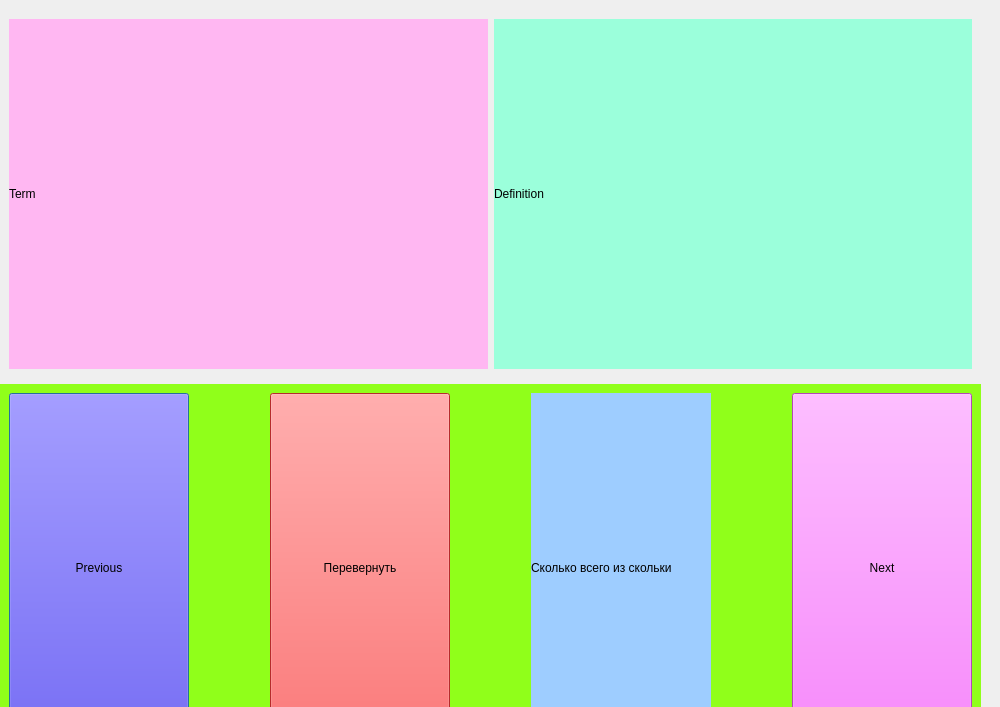
<?xml version="1.0" encoding="UTF-8"?>
<ui version="4.0">
 <class>Dialog</class>
 <widget class="QDialog" name="Dialog">
  <property name="geometry">
   <rect>
    <x>0</x>
    <y>0</y>
    <width>1000</width>
    <height>707</height>
   </rect>
  </property>
  <property name="sizePolicy">
   <sizepolicy hsizetype="Expanding" vsizetype="Expanding">
    <horstretch>0</horstretch>
    <verstretch>0</verstretch>
   </sizepolicy>
  </property>
  <property name="windowTitle">
   <string>Dialog</string>
  </property>
  <widget class="QWidget" name="widget_6" native="true">
   <property name="geometry">
    <rect>
     <x>0</x>
     <y>10</y>
     <width>981</width>
     <height>741</height>
    </rect>
   </property>
   <property name="sizePolicy">
    <sizepolicy hsizetype="Expanding" vsizetype="Expanding">
     <horstretch>0</horstretch>
     <verstretch>0</verstretch>
    </sizepolicy>
   </property>
   <property name="styleSheet">
    <string notr="true">background-color: rgb(0, 0, 0,0);</string>
   </property>
   <layout class="QGridLayout" name="gridLayout_16">
    <item row="2" column="0">
     <widget class="QFrame" name="frame">
      <property name="styleSheet">
       <string notr="true">background-color: rgb(144, 255, 26);</string>
      </property>
      <layout class="QHBoxLayout" name="horizontalLayout_10">
       <property name="spacing">
        <number>81</number>
       </property>
       <item>
        <widget class="QPushButton" name="Previous">
         <property name="sizePolicy">
          <sizepolicy hsizetype="Expanding" vsizetype="Expanding">
           <horstretch>0</horstretch>
           <verstretch>0</verstretch>
          </sizepolicy>
         </property>
         <property name="styleSheet">
          <string notr="true">background-color: rgb(50, 14, 255);</string>
         </property>
         <property name="text">
          <string>Previous</string>
         </property>
        </widget>
       </item>
       <item>
        <widget class="QPushButton" name="Turn">
         <property name="sizePolicy">
          <sizepolicy hsizetype="Expanding" vsizetype="Expanding">
           <horstretch>0</horstretch>
           <verstretch>0</verstretch>
          </sizepolicy>
         </property>
         <property name="minimumSize">
          <size>
           <width>0</width>
           <height>140</height>
          </size>
         </property>
         <property name="styleSheet">
          <string notr="true">background-color: rgb(255, 61, 61);</string>
         </property>
         <property name="text">
          <string>Перевернуть</string>
         </property>
        </widget>
       </item>
       <item>
        <widget class="QLabel" name="Count">
         <property name="sizePolicy">
          <sizepolicy hsizetype="Expanding" vsizetype="Expanding">
           <horstretch>0</horstretch>
           <verstretch>0</verstretch>
          </sizepolicy>
         </property>
         <property name="minimumSize">
          <size>
           <width>0</width>
           <height>140</height>
          </size>
         </property>
         <property name="styleSheet">
          <string notr="true">background-color: rgb(158, 205, 255);</string>
         </property>
         <property name="text">
          <string>Сколько всего из скольки</string>
         </property>
        </widget>
       </item>
       <item>
        <widget class="QPushButton" name="Next">
         <property name="sizePolicy">
          <sizepolicy hsizetype="Expanding" vsizetype="Expanding">
           <horstretch>0</horstretch>
           <verstretch>0</verstretch>
          </sizepolicy>
         </property>
         <property name="styleSheet">
          <string notr="true">background-color: rgb(250, 99, 255);</string>
         </property>
         <property name="text">
          <string>Next</string>
         </property>
        </widget>
       </item>
      </layout>
     </widget>
    </item>
    <item row="1" column="0">
     <widget class="QStackedWidget" name="stackedWidget_2">
      <property name="styleSheet">
       <string notr="true">background-color: rgb(0, 0, 0,0);</string>
      </property>
      <widget class="QWidget" name="page">
       <layout class="QHBoxLayout" name="horizontalLayout_11">
        <item>
         <widget class="QLabel" name="Term">
          <property name="styleSheet">
           <string notr="true">background-color: rgb(255, 183, 242);</string>
          </property>
          <property name="text">
           <string>Term</string>
          </property>
         </widget>
        </item>
        <item>
         <widget class="QLabel" name="Definition">
          <property name="layoutDirection">
           <enum>Qt::LeftToRight</enum>
          </property>
          <property name="styleSheet">
           <string notr="true">background-color: rgb(155, 255, 219);</string>
          </property>
          <property name="text">
           <string>Definition</string>
          </property>
         </widget>
        </item>
       </layout>
      </widget>
      <widget class="QWidget" name="page_2"/>
     </widget>
    </item>
   </layout>
  </widget>
 </widget>
 <resources/>
 <connections/>
</ui>
